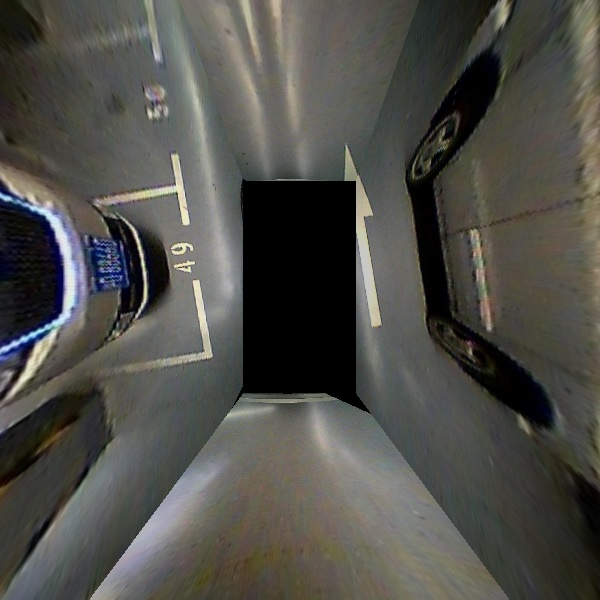
#> input picture img/20161019-1-1.bmp, 600 x 600 px, found by its file name
$ jupyter execute check_data.ipynb
#> lines starting #> are read from the running program, lines starting #| are printed output that depends on the picture
# Check data
- Visualize parking image and marker point

[cell 1]
import cv2
import matplotlib.pyplot as plt
import numpy as np

[cell 2]
# read image
src = cv2.imread('img/20161019-1-1.bmp')
#> src is the input picture: shape (600, 600, 3); mean B, G, R 73.5, 78.7, 79.3
print('Image dimensions:', src.shape)
#| Image dimensions: (600, 600, 3)
plt.imshow(src)

[cell 3]
# visualaize marker points
img = np.copy(src)
cv2.circle( img, (209, 355), 10, (0,255,0), 10)
cv2.circle( img, (87, 376), 10, (0,255,0), 10)

cv2.circle( img, (180, 188), 10, (0,255,0), 10)
cv2.circle( img, (94, 204), 10, (0,255,0), 10)

cv2.circle( img, (153, 31), 10, (0,255,0), 10)
cv2.circle( img, (14, 61), 10, (0,255,0), 10)
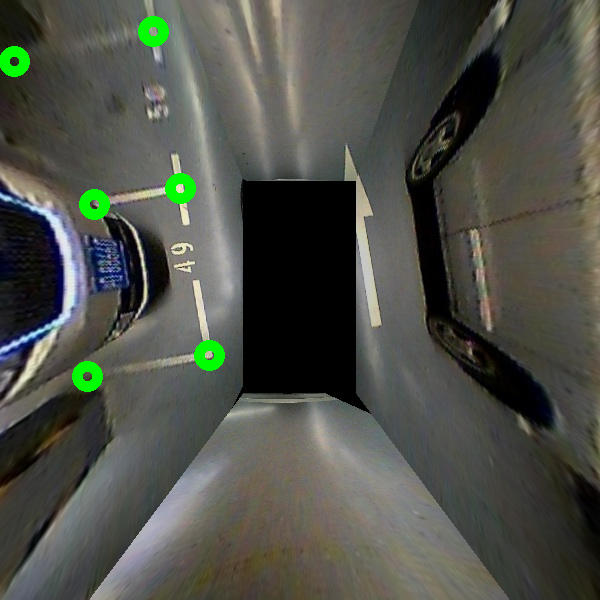
#> img: shape (600, 600, 3); mean B, G, R 72.5, 80.5, 78.2

plt.imshow(img)

[cell 4]
# find patch
n = 24
patch = src[180-n:180+n, 188-n:188+n]
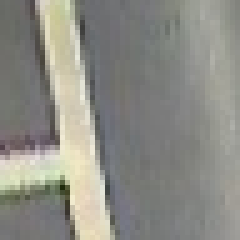
#> patch: shape (48, 48, 3) (shown 5 times larger); mean B, G, R 133.8, 140.7, 141
plt.imshow(patch)

$ run again, with img/002.bmp copied over img/20161019-1-1.bmp
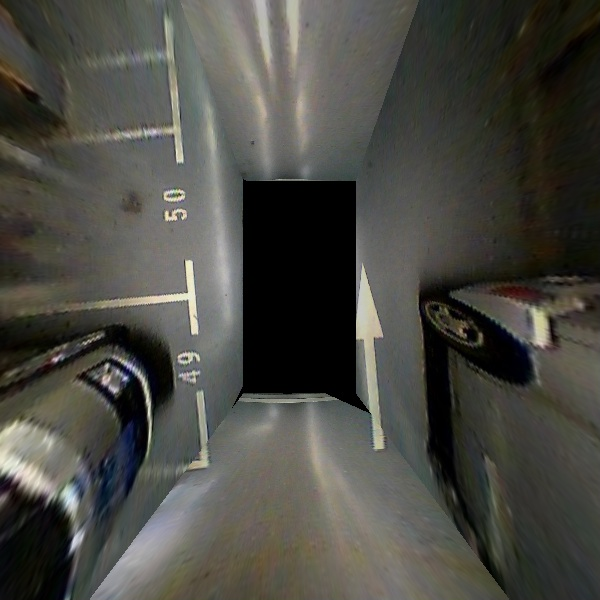
#> input picture img/002.bmp, 600 x 600 px, found by its file name
#> src is the input picture: shape (600, 600, 3); mean B, G, R 67.5, 73.8, 74.2
#| Image dimensions: (600, 600, 3)
#> `cv2.circle( img, (14, 61), 10, (0,255,0), 10)`:
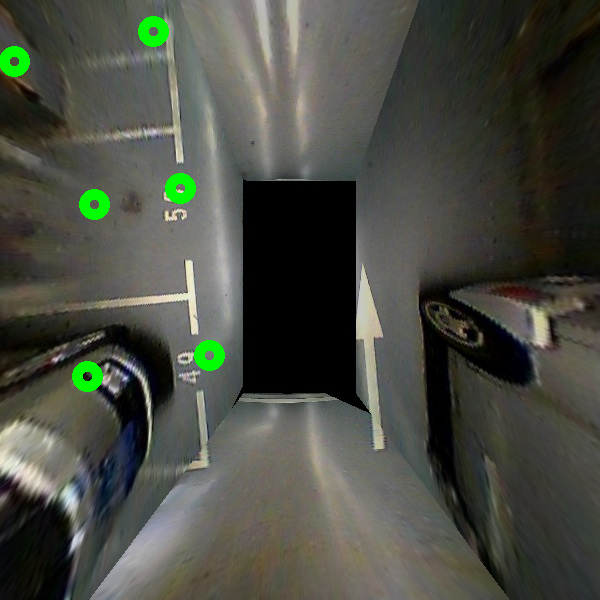
#> img: shape (600, 600, 3); mean B, G, R 66.5, 75.5, 73.1
#> `patch = src[180-n:180+n, 188-n:188+n]`:
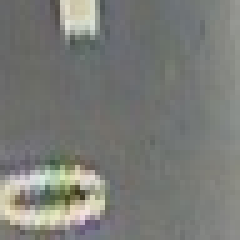
#> patch: shape (48, 48, 3) (shown 5 times larger); mean B, G, R 119.2, 123.5, 122
